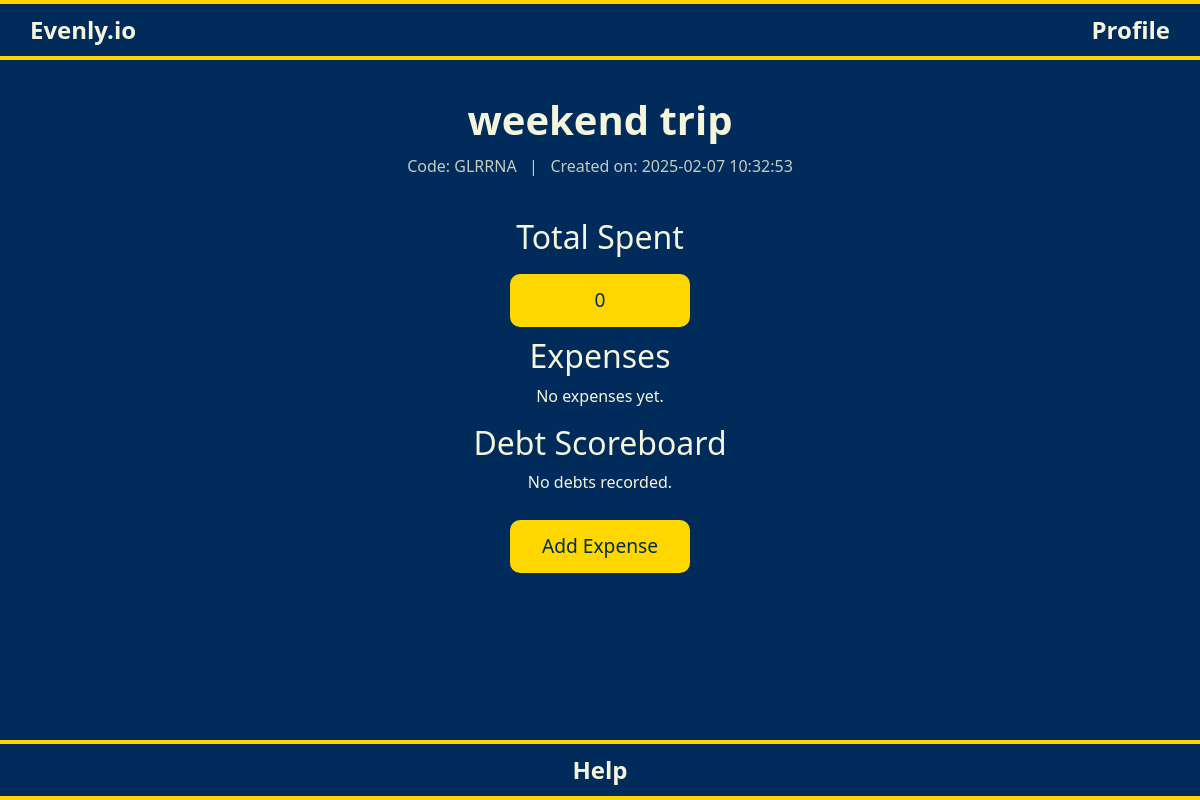
Page /active-group/6 (signed in) on the committed database.
### tables this page shows
CREATE TABLE Groups (
    group_id INTEGER PRIMARY KEY AUTOINCREMENT,
    name TEXT NOT NULL,
    code TEXT NOT NULL UNIQUE,
    created_by INTEGER NOT NULL,
    status TEXT DEFAULT 'active',
    timestamp DATETIME DEFAULT CURRENT_TIMESTAMP,
    FOREIGN KEY (created_by) REFERENCES Users (user_id)
);

### app.py (the view)
@app.route("/active-group/<int:group_id>")
@login_required
def active_group(group_id):
    user_id = session["user_id"]
    settle_algorithm(group_id)  # This ensures the database is updated
    conn = get_db_connection()
    cursor = conn.cursor()
    cursor.execute("SELECT name, timestamp, code FROM Groups WHERE group_id = ?", (group_id,))
    group = cursor.fetchone()
    if not group:
        conn.close()
        return apology("Group not found", 404)
    group_name, created_at, group_code = group
    cursor.execute("SELECT SUM(amount) FROM Payments WHERE group_id = ?", (group_id,))
    total_spent = cursor.fetchone()[0] or 0
    cursor.execute("""
        SELECT p.payment_id, p.paid_by, u.username, p.amount, p.description, p.timestamp
        FROM Payments p
        JOIN Users u ON p.paid_by = u.user_id
        WHERE p.group_id = ?
        ORDER BY p.timestamp DESC
    """, (group_id,))
    expenses = [dict(zip(["payment_id", "paid_by", "username", "amount", "description", "timestamp"], row)) for row in cursor.fetchall()]
    cursor.execute("""
        SELECT s.settlement_id, s.from_user, u1.username AS from_username,
           s.to_user, u2.username AS to_username, s.amount, s.status
        FROM Settlements s
        JOIN Users u1 ON s.from_user = u1.user_id
        JOIN Users u2 ON s.to_user = u2.user_id
        WHERE s.group_id = ?
        ORDER BY s.timestamp DESC
    """, (group_id,))
    debts = [dict(zip(["settlement_id", "from_user", "from_username", "to_user", "to_username", "amount", "status"], row)) for row in cursor.fetchall()]
    cursor.execute("""
        SELECT user_id, username
        FROM Users
        WHERE user_id IN (SELECT user_id FROM GroupMembers WHERE group_id = ?)
    """, (group_id,))
    group_members = [dict(zip(["user_id", "username"], row)) for row in cursor.fetchall()]
    conn.close()
    return render_template(
        "active_group.html",
        group_name=group_name,
        group_code=group_code,
        created_at=created_at,
        total_spent=total_spent,
        expenses=expenses,
        debts=debts,
        group_id=group_id,
        group_members=group_members,
    )

### app.py (called while the page is built)
@app.after_request
def after_request(response):
    response.headers["Cache-Control"] = "no-cache, no-store, must-revalidate"
    response.headers["Expires"] = 0
    response.headers["Pragma"] = "no-cache"
    return response

### database.py (called while the page is built)
def get_db_connection():
    conn = sqlite3.connect("evenly.db")
    conn.row_factory = sqlite3.Row  # Allows dictionary-like row access
    return conn

### helpers.py (called while the page is built)
def login_required(f):
    @wraps(f)
    def decorated_function(*args, **kwargs):
        if session.get("user_id") is None:
            return redirect("start.html")
        return f(*args, **kwargs)
    return decorated_function

### templates/active_group.html (shortened to what this page needs)
{% extends "layout.html" %}
{% block main %}
<div class="container">
    <h1 class="group-logo">{{ group_name if group_name else 'No Group Found' }}</h1>
    <p class="group-time">
        Code: {{ group_code if group_code else 'Unknown Code' }}
        &nbsp; | &nbsp; Created on: {{ created_at if created_at else 'Unknown Date' }}
    </p>
    <div class="total-spent-wrapper">
        <h2>Total Spent</h2>
        <p class="btn-custom btn-register-login">{{ total_spent if total_spent else '0' }}</p>
    </div>
    <h2>Expenses</h2>
    {% if expenses %}
        <div class="expenses-container">
            <div class="expenses-list">
                {% for expense in expenses %}
                <div class="expense-item" data-expense-id="{{ expense['payment_id'] }}">
                    <p>{{ expense["username"] }} bought {{ expense["description"] }} for {{ expense["amount"] }}</p>
                </div>
                {% endfor %}
            </div>
        </div>
    {% else %}
        <p>No expenses yet.</p>
    {% endif %}
    <h2>Debt Scoreboard</h2>
    {% if debts %}
        <div class="scoreboard">
            {% for debt in debts %}
                <div>
                    <p>{{ debt["from_username"] }} owes {{ debt["to_username"] }} {{ debt["amount"] }}</p>
                    {% if debt.status == "unpaid" %}
                        <form action="{{ url_for('settle_debt', settlement_id=debt['settlement_id']) }}" method="post" style="display: inline;">
                            <button type="submit" class="btn btn-settle">
                                Settle
                            </button>
                        </form>
                    {% else %}
                        <span>Paid</span>
                    {% endif %}
                </div>
            {% endfor %}
        </div>
    {% else %}
        <p>No debts recorded.</p>
    {% endif %}
</div>
<button type="button" class="btn btn-custom btn-register-login" data-bs-toggle="modal" data-bs-target="#addExpenseModal">
    Add Expense
</button>
{% endblock %}

### static/style.css (style rules this page uses)
html, body { height: 100%; margin: 0; padding: 0; display: flex; flex-direction: column; background-color: #002B5B; color: #F5F5DC; overflow-x: hidden; overflow-y: auto; }
.group-logo { font-size: 2.5rem; font-weight: bold; margin-top: 10px; margin-bottom: 10px; word-wrap: break-word; }
.group-time { font-size: 1.0rem; opacity: 0.8; margin-top: 10; margin-bottom: 40px; }
.btn-custom { width: 180px; font-size: 1.2rem; padding: 12px; margin: 10px; border-radius: 10px; border: none; transition: all 0.3s ease-in-out; }
.btn-register-login { background-color: #FFD700; color: #002B5B; }
.total-spent-wrapper { display: flex; flex-direction: column; align-items: center; margin-top: 20px; }

### rows in the picture
Groups: name "weekend trip", code "GLRRNA", timestamp "2025-02-07 10:32:53"

### other values in the picture
{{ total_spent if total_spent else '0' }} "0"
